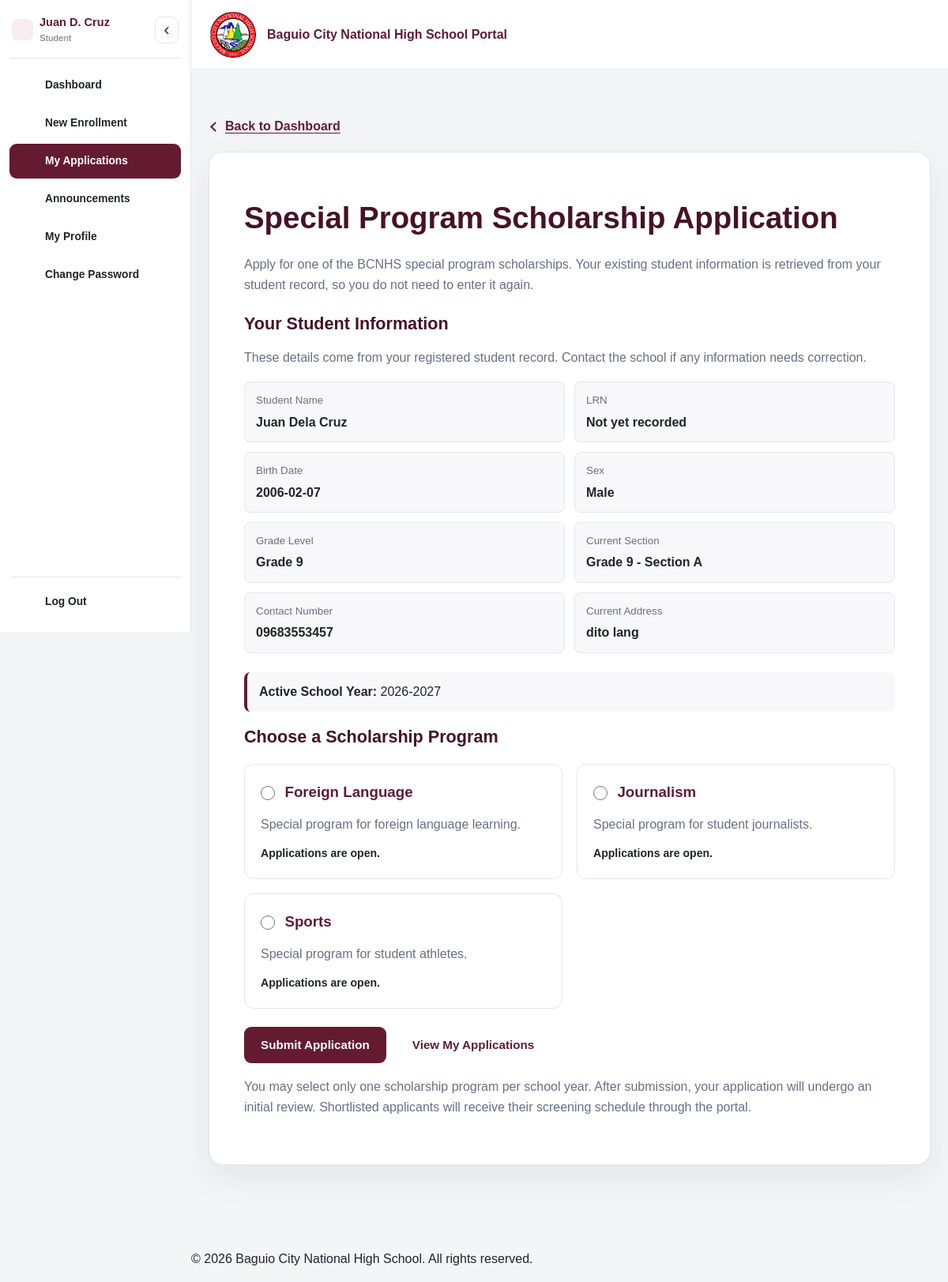
The app's page /student/scholarship_application.php (signed in), older data.
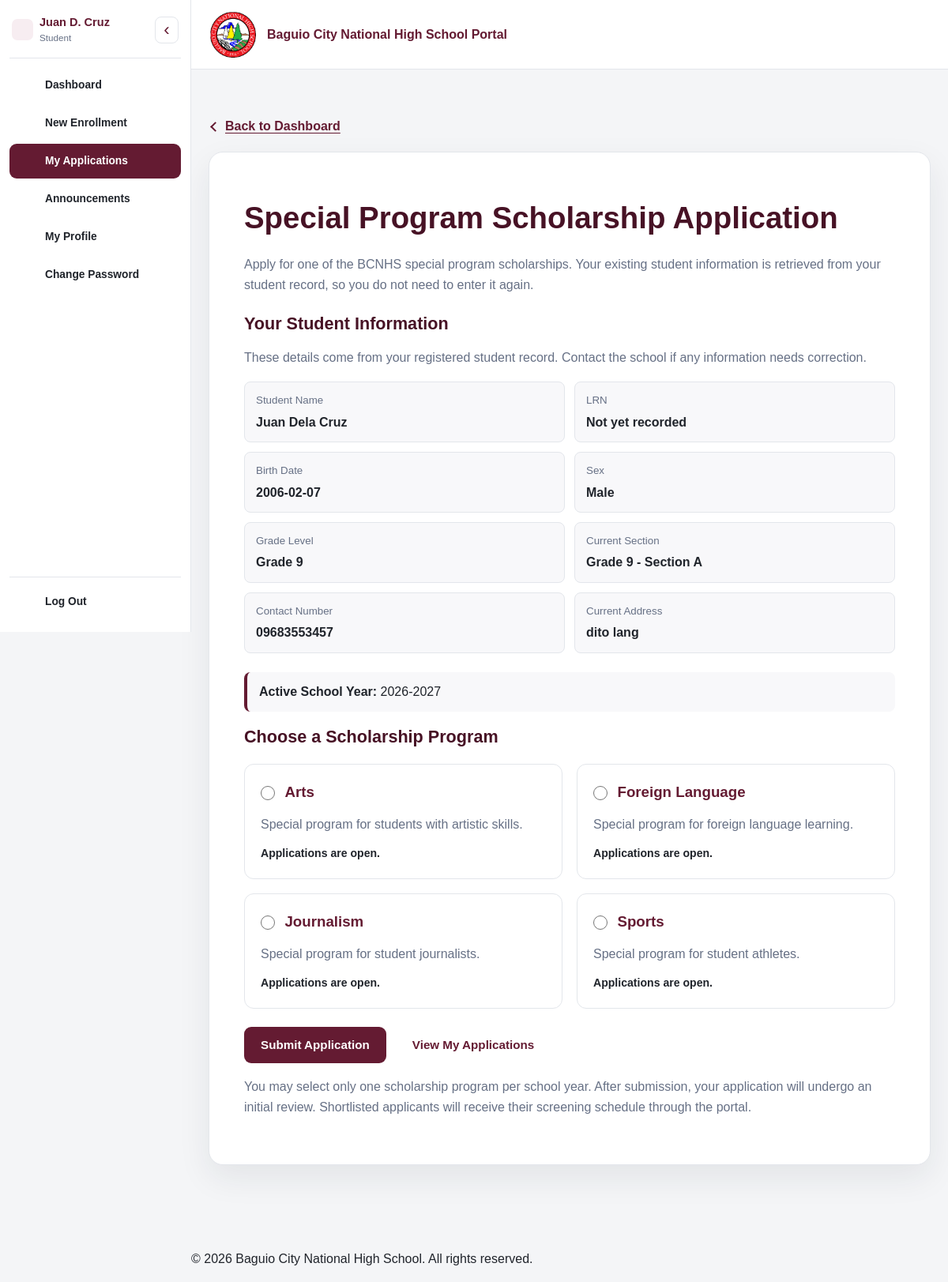
The same page, newer data.
### tables this page shows
CREATE TABLE `special_programs` (
  `program_id` int(10) UNSIGNED NOT NULL,
  `program_name` varchar(100) NOT NULL,
  `description` text DEFAULT NULL,
  `available_slots` int(10) UNSIGNED DEFAULT NULL,
  `status` enum('Active','Inactive') NOT NULL DEFAULT 'Active'
);

### includes/functions.php (called while the page is built, shortened)
<?php
function e(?string $value): string
{
    return htmlspecialchars($value ?? '', ENT_QUOTES, 'UTF-8');
}

### student/scholarship_application.php (the view, shortened to what the changed rows need)
<?php
require_once __DIR__ . '/../includes/bootstrap.php';
$userId = (int) current_user()['user_id'];
$studentQuery = $pdo->prepare(
    'SELECT
        st.student_id,
        st.lrn,
        st.first_name,
        st.middle_name,
        st.last_name,
        st.birth_date,
        st.sex,
        st.contact_number,
        st.current_address,
        gl.grade_level,
        sec.section_name
     FROM students st
     LEFT JOIN grade_levels gl
        ON gl.grade_level_id = st.current_grade_level_id
     LEFT JOIN sections sec
        ON sec.section_id = st.current_section_id
     WHERE st.user_id = :user_id
     LIMIT 1'
);
$studentQuery->execute(['user_id' => $userId]);
$student = $studentQuery->fetch();
$studentId = (int) $student['student_id'];
$schoolYearQuery = $pdo->prepare(
    "SELECT school_year_id, school_year
     FROM school_years
     WHERE status = 'Active'
     ORDER BY school_year_id DESC
     LIMIT 1"
);
$schoolYearQuery->execute();
$activeSchoolYear = $schoolYearQuery->fetch();
$existingApplication = null;
$programs = [];
if ($activeSchoolYear) {
    $existingApplicationQuery = $pdo->prepare(
        'SELECT
            sa.scholarship_application_id,
            sa.application_status,
            sp.program_name
         FROM scholarship_applications sa
         INNER JOIN special_programs sp
            ON sp.program_id = sa.program_id
         WHERE sa.student_id = :student_id
           AND sa.school_year_id = :school_year_id
         ORDER BY sa.application_date DESC, sa.scholarship_application_id DESC
         LIMIT 1'
    );
    $existingApplicationQuery->execute([
        'student_id' => $studentId,
        'school_year_id' => $activeSchoolYear['school_year_id']
    ]);
    $existingApplication = $existingApplicationQuery->fetch() ?: null;
    $programQuery = $pdo->prepare(
        "SELECT
            sp.program_id,
            sp.program_name,
            sp.description,
            sp.available_slots
         FROM special_programs sp
         WHERE sp.status = 'Active'
         ORDER BY sp.program_name"
    );
    $programQuery->execute();
    $programs = $programQuery->fetchAll();
}
require_once __DIR__ . '/../includes/header.php';
?>
<section class="form-card form-card-wide">
    <h1>Special Program Scholarship Application</h1>
    <h2>Your Student Information</h2>
    <?php if ($activeSchoolYear): ?>
        <?php if (empty($programs)): ?>
            <div class="empty-state"><h3>No Programs Currently Available</h3><p class="muted">There are no active scholarship programs available for application at this time.</p></div>
        <?php else: ?>
            <form method="post">
                <h2>Choose a Scholarship Program</h2>
                <div class="scholarship-program-list">
                    <?php foreach ($programs as $program): ?>
                        <label class="scholarship-program-option <?= $existingApplication ? 'program-unavailable' : '' ?>">
                            <input type="radio" name="program_id" value="<?= (int) $program['program_id'] ?>" required <?= $existingApplication ? 'disabled' : '' ?>>
                            <h3><?= e($program['program_name']) ?></h3>
                            <p><?= e($program['description'] ?: 'No program description is available.') ?></p>
                            <span class="program-availability">
                                <?php if ($existingApplication): ?>Applications are unavailable because you have already applied this school year.
                                <?php elseif ($program['available_slots'] === null): ?>Applications are open.
                                <?php else: ?>Scholar slot limit: <?= (int) $program['available_slots'] ?><?php endif; ?>
                            </span>
                        </label>
                    <?php endforeach; ?>
                </div>
            </form>
        <?php endif; ?>
    <?php else: ?>
        <div class="empty-state"><h3>No Active School Year</h3><p class="muted">Scholarship applications are currently unavailable because no school year is marked as active. Please contact the school.</p></div>
    <?php endif; ?>
</section>
<?php require_once __DIR__ . '/../includes/footer.php'; ?>

### includes/sidebar.php (shortened to what the changed rows need)
<?php
$sidebarUser = $user ?? current_user();
$sidebarRole = $sidebarUser['role_name'] ?? '';
$sidebarUserId = (int) ($sidebarUser['user_id'] ?? 0);
$sidebarPage = basename($_SERVER['PHP_SELF'] ?? '');
$sidebarLinks = [];
$sidebarHeading = 'Navigation';
$sidebarDisplayName = '';
if ($sidebarRole === 'Student' && $sidebarUserId > 0) {
    $nameQuery = $pdo->prepare('SELECT first_name, middle_name, last_name FROM students WHERE user_id = :user_id LIMIT 1');
    $nameQuery->execute(['user_id' => $sidebarUserId]);
    $profileName = $nameQuery->fetch(PDO::FETCH_ASSOC);
    if ($profileName) {
        $middleInitial = '';
        if (!empty($profileName['middle_name'])) {
            $middleName = trim($profileName['middle_name']);
            $middleInitial = (function_exists('mb_substr') ? mb_substr($middleName, 0, 1, 'UTF-8') : substr($middleName, 0, 1)) . '.';
        }
        $sidebarDisplayName = trim($profileName['first_name'] . ' ' . ($middleInitial !== '' ? $middleInitial . ' ' : '') . $profileName['last_name']);
    }
}
$sidebarAdd = static function (string $label, string $url, string $page, string $icon) use (&$sidebarLinks): void {
    $sidebarLinks[] = ['label' => $label, 'url' => $url, 'pages' => [$page], 'icon' => $icon];
};
if ($sidebarRole === 'System Administrator') {
    $sidebarHeading = 'System Administrator';
    $sidebarAdd('Dashboard', '/admin/dashboard.php', 'dashboard.php', 'dashboard');
    $sidebarAdd('User Management', '/admin/user_management.php', 'user_management.php', 'users');
    $sidebarAdd('Student Records', '/admin/student_records.php', 'student_records.php', 'student-record');
    $sidebarAdd('Teacher and Staff Records', '/admin/staff_records.php', 'staff_records.php', 'staff-record');
} elseif ($sidebarRole === 'Student') {
    $sidebarHeading = $sidebarDisplayName;
} else {
    $sidebarAdd('Home', '/index.php', 'index.php', 'dashboard');
    $sidebarAdd('Announcements', '/announcements.php', 'announcements.php', 'announcement');
    $sidebarAdd('Log In', '/login.php', 'login.php', 'profile');
    $sidebarAdd('How to Register?', '/register.php', 'register.php', 'new-enrollment');
}
$sidebarRelatedPages = [
    'enrollment_review.php' => ['review_application.php'],
    'my_applications.php' => ['edit_enrollment.php', 'scholarship_application.php'],
    'scholarship_programs.php' => ['add_scholarship_program.php', 'edit_scholarship_program.php'],
    'student_records.php' => ['student_records_report.php'],
    'staff_records.php' => ['staff_records_report.php'],
];
?>
<aside class="main-sidebar" id="mainSidebar" aria-label="Portal menu" aria-hidden="true" inert>
    <div class="main-sidebar-header sidebar-heading">
        <div class="sidebar-role-identity">
            <div class="sidebar-identity-text">
                <h2><?= e($sidebarHeading) ?></h2>
            </div>
        </div>
    </div>
    <nav class="main-sidebar-nav" id="portalNavigationLinks" aria-label="Portal navigation">
        <?php foreach ($sidebarLinks as $link): ?>
            <?php
            $sidebarLinkPage = $link['pages'][0];
            $isCurrentPage = $sidebarPage === $sidebarLinkPage;
            $isActive = $isCurrentPage || in_array($sidebarPage, $sidebarRelatedPages[$sidebarLinkPage] ?? [], true);
            ?>
            <a href="<?= BASE_URL . $link['url'] ?>" class="sidebar-nav-link <?= $isActive ? 'active' : '' ?>"
               aria-label="<?= e($link['label']) ?>" title="<?= e($link['label']) ?>"
               <?= $isActive ? 'aria-current="' . ($isCurrentPage ? 'page' : 'location') . '"' : '' ?>>
                <span class="sidebar-nav-icon"><?= $sidebarIcons[$link['icon']] ?></span>
                <span class="sidebar-nav-text"><?= e($link['label']) ?></span>
            </a>
        <?php endforeach; ?>
    </nav>
</aside>

Row changes from the older to the newer data that the page shows:
now on this page (row edited): special_programs: program_id "☐ Arts Special program for stud", program_name "Arts", description "Special program for students with artistic skills.", shows "Applications are open."
